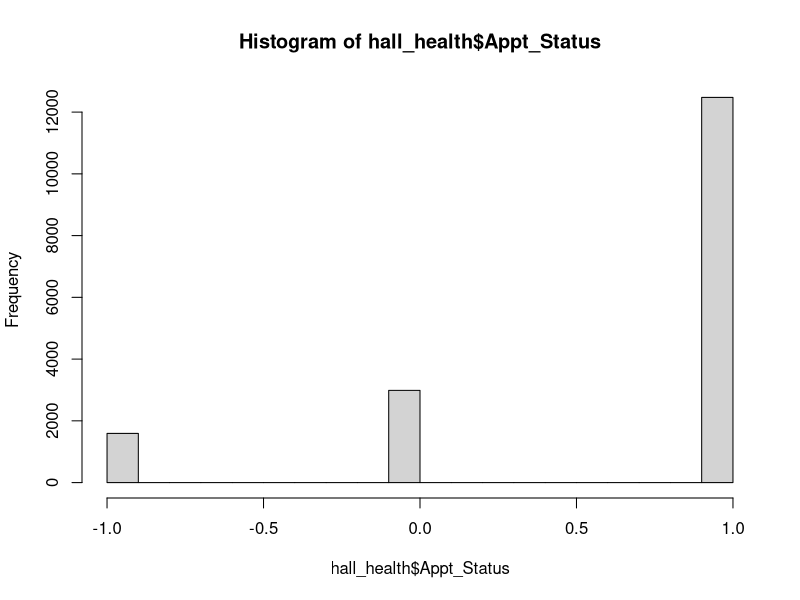
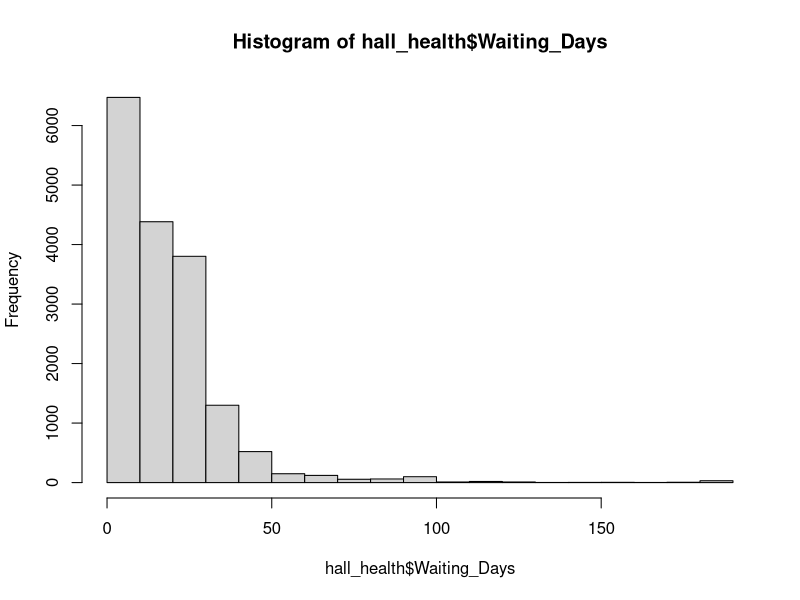
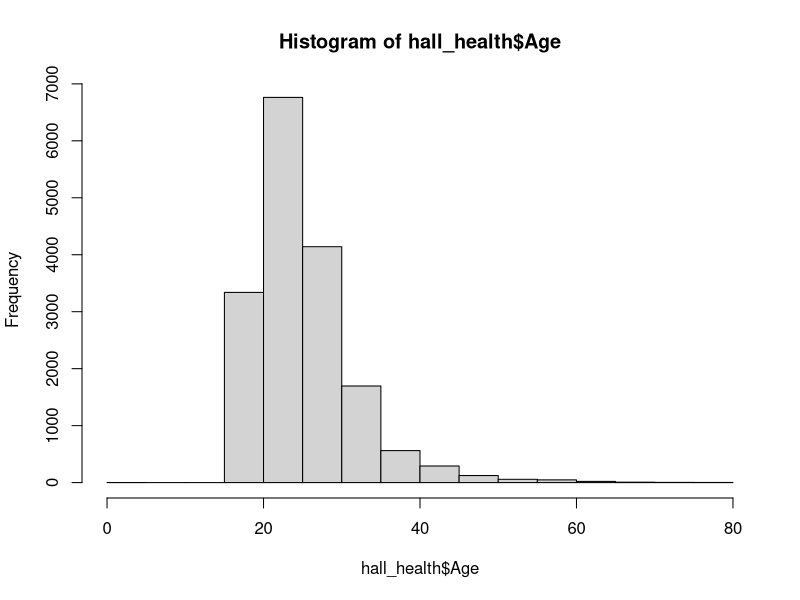

These figures' R source, in order: (Note: this script raises an error after producing the figures.)
library(readxl)
library(dplyr)
hall_health <- read_excel("MHApptData_Fixed.xlsx", col_types = c("numeric", "date", "date", "numeric", "text", "text", "numeric", "numeric", "text", "numeric", "text", "text"))

# change the column names for the convenience

hall_health <- hall_health %>%
  rename(PT_ID = `Pt ID`, 
         Appt_Date = `Appt Date`,
         Appt_Time = `Appt Time`, 
         Appt_Status = `Appt Status`,
         Appt_Type = `Appt Type`, 
         Waiting_Days  = `Lead Days`)
  
mutate(hall_health, Appt_Date = as.Date(Appt_Date), Appt_Time = as.character(Appt_Time))
         
time_distribution <- table(hall_health$Appt_Time)


# see visualization of the hall health data
table(hall_health$Sex)
table(hall_health$Age)
table(hall_health$Appt_Status)
table(hall_health$Waiting_Days)

hist(hall_health$Appt_Status)
hist(hall_health$Waiting_Days)
hist(hall_health$Age)

# set the no show ratio
no_show_ratio = sum(hall_health$Appt_Status == -1) / length(hall_health$Appt_Status)

# function to create no show/show based on given waiting days
# min: minimum waiting day, max: maximum waiting day
appt_status_days <- function(min, max) {
  temp <- hall_health %>%
    filter(Waiting_Days <= max, Waiting_Days > min) %>%
    select(Appt_Status)
  table(temp)
}

# no show/show based on waiting days
appt_status_days(0, 7)
appt_status_days(7, 14)
appt_status_days(14, 21)
appt_status_days(21, 28)
appt_status_days(28, 1000)

# no show/show based on sex
table(hall_health$Appt_Status[sex == "Female"])
table(hall_health$Appt_Status[sex == "Male"])

# no show/show based on age
appt_status_age <- function(min, max) {
  temp <- hall_health %>%
    filter(Age < max, Age >= min) %>%
    select(Appt_Status)
  table(temp)
}

# undergrad students
appt_status_age(0, 23)
# grad students (or mid 20s)
appt_status_age(23, 27)
# grad students (or late 20s to early 30s)
appt_status_age(27, 32)
# late grad students and professors and other alumni 
appt_status_age(32, 100)


# mainly due to weird time handling on  Excel
#times<-c("1899-12-31 08:00:00","1899-12-31 08:30:00","1899-12-31 09:00:00", "1899-12-31 09:30:00","1899-12-31 10:00:00", "1899-12-31 10:30:00","1899-12-31 11:00:00","1899-12-31 11:30:00","1899-12-31 12:00:00","1899-12-31 12:30:00","1899-12-31 13:00:00","1899-12-31 13:30:00","1899-12-31 14:00:00","1899-12-31 14:30:00","1899-12-31 15:00:00","1899-12-31 15:30:00","1899-12-31 16:00:00","1899-12-31 16:30:00","1899-12-31 17:00:00")
times<-c("1899-12-31 00:00:00","1899-12-31 00:30:00","1899-12-31 01:00:00", "1899-12-31 01:30:00","1899-12-31 02:00:00", "1899-12-31 02:30:00","1899-12-31 03:00:00","1899-12-31 03:30:00","1899-12-31 04:00:00","1899-12-31 04:30:00","1899-12-31 05:00:00","1899-12-31 05:30:00","1899-12-31 06:00:00","1899-12-31 06:30:00","1899-12-31 07:00:00","1899-12-31 07:30:00","1899-12-31 08:00:00","1899-12-31 08:30:00","1899-12-31 09:00:00")


# no show rate based on time
no_show_time = 1:19
show_time = 1:19
x = 1:19
for (i in 1:19) {
  temp_table <- table(filter(hall_health, Appt_Time == times[i]) %>%
                        select(Appt_Status))
  show_time[i] <- temp_table[3]
  no_show_time[i] <- temp_table[1]
  x[i] <- no_show_time[i] / (no_show_time[i] + show_time[i])
}

plot(no_show_time, type = "b", ylim = c(0, 1200))
lines(show_time, type = "b", col = "red")

plot(x, type = "b")

sum(no_show_time[1:5]) / (sum(no_show_time[1:5]) + sum(show_time[1:5]))
sum(no_show_time[6:19]) / (sum(no_show_time[6:19]) + sum(show_time[6:19]))

# to see if the patient comes back after no show
# one_missing patients are the ones who missed appointment once but later come back just fine
# no show no return is the one who never comes back after no show
# one_time patients are the one who visits just once
# good patients are the ones who never missed on repeated visits
uniqueness1 <- table(hall_health$PT_ID)
number <- table(uniqueness1)
uniqueness2 <- table(hall_health$PT_ID[Appt_Status == -1])
no_show_numbers <- table(uniqueness2)

no_show_no_return = 0
good_patients = 0
repeated_patients = 0
one_time_patients = 0
one_missing_patients = 0

for (b in unique(hall_health$PT_ID)) {
  a = toString(b)
  array = uniqueness1[a]
  if (array == 1) {
    if (hall_health$Appt_Status[hall_health$PT_ID == a] == -1) {
      no_show_no_return = no_show_no_return + 1
    } else {
      one_time_patients = one_time_patients + 1
    }
  }
  else if (array > 1) {
    numb = sum(hall_health$Appt_Status[hall_health$PT_ID == a] == -1)
    if (numb  == 0) {
      good_patients = good_patients + 1
    } else if (numb == 1) {
      one_missing_patients = one_missing_patients + 1
    } else {
      repeated_patients = repeated_patients + 1
    }
  }
}

number
no_show_no_return + one_time_patients
good_patients
repeated_patients
one_missing_patients


length(unique(hall_health$PT_ID))
length(hall_health$PT_ID[hall_health$Appt_Status == -1])
length(unique(hall_health$PT_ID[hall_health$Appt_Status == -1]))
plot(number)


# no show rates based on appointment dates and time
mean(table(hall_health$Appt_Date))
sd(table(hall_health$Appt_Date))
dates = sort(unique(hall_health$Appt_Date))
total_show_data = matrix(0, 19, length(dates))
total_no_show_data = matrix(0, 19, length(dates))
curr_date = 1

for (day in dates) {
  for (time in 1:19) {
    data_date_time = hall_health$Appt_Status[hall_health$Appt_Date == day & hall_health$Appt_Time == times[time]]
    no_show_date_time = 0
    show_date_time = 0
    if (length(data_date_time) > 0) {
      no_show_date_time = sum(data_date_time == -1)
      show_date_time = sum(data_date_time == 1)
    }
    total_show_data[time, curr_date] = show_date_time
    total_no_show_data[time, curr_date] = no_show_date_time
  }
  curr_date = curr_date + 1
}

total_percentage = total_no_show_data / (total_no_show_data + total_show_data)

# find the hours-based average no show rate
means_no_show_hours = 1:19
means_show_hours = 1:19
for (i in 1:19) {
  means_no_show_hours[i] = mean(total_no_show_data[i,])
  means_show_hours[i] = mean(total_show_data[i,])
}
plot(means_no_show_hours, type = "b", ylim = c(0,4))
lines(means_show_hours, type = "b", col = 2)
means_percentage_hours = means_no_show_hours / (means_no_show_hours + means_show_hours)
plot(means_percentage_hours, type = "b")

# find the days-based average no show rate
means_no_show_days = 1:273
means_show_days = 1:273
for (i in 1:273) {
  means_no_show_days[i] = mean(total_no_show_data[1:19,i])
  means_show_days[i] = mean(total_show_data[1:19,i])
}
plot(means_no_show_days, type = "l", ylim = c(0,4))
lines(means_show_days, type = "l", col = 2)
means_percentage_days = means_no_show_days / (means_no_show_days + means_show_days)
plot(means_percentage_days, type = "l")
abline(no_show_ratio, 0, col = 2)
abline(no_show_ratio + sd(means_percentage_days), 0, col = 3)
abline(no_show_ratio - sd(means_percentage_days), 0, col = 4)

means_no_show_peak = 1:273
means_show_peak = 1:273
means_no_show_non = 1:273
means_show_non = 1:273
for (i in 1:273) {
  means_no_show_peak[i] = mean(total_no_show_data[1:5,i])
  means_show_peak[i] = mean(total_show_data[1:5,i])
  means_no_show_non[i] = mean(total_no_show_data[6:19,i])
  means_show_non[i] = mean(total_show_data[6:19,i])
  
}
means_percentage_peak = means_no_show_peak / (means_no_show_peak + means_show_peak)
means_percentage_non = means_no_show_non / (means_no_show_non + means_show_non)

peak_mean = mean(means_percentage_peak, na.rm=TRUE)
non_mean = mean(means_percentage_non, na.rm=TRUE)

plot(means_percentage_peak, type = "l")
lines(means_percentage_non, type = "l", col = 2)
abline(peak_mean, 0, col = 3)
abline(non_mean, 0, col = 4)


# find the no show rates after the fee introduced
uniqueness_fee <- table(hall_health$PT_ID[hall_health$Appt_Date %in% dates[235:273]])
number_fee <- table(uniqueness_fee)
uniqueness2_fee <- table(hall_health$PT_ID[hall_health$Appt_Date %in% dates[235:273] & hall_health$Appt_Status == -1])
no_show_numbers_fee <- table(uniqueness2_fee)
no_show_no_return_fee = 0
good_patients_fee = 0
repeated_patients_fee = 0
one_time_patients_fee = 0
one_missing_patients_fee = 0

for (b in unique(hall_health$PT_ID[hall_health$Appt_Date %in% dates[235:273]])) {
  a = toString(b)
  array = uniqueness_fee[a]
  if (array == 1) {
    if (hall_health$Appt_Status[hall_health$PT_ID == a & hall_health$Appt_Date %in% dates[235:273]] == -1) {
      no_show_no_return_fee = no_show_no_return_fee + 1
    } else {
      one_time_patients_fee = one_time_patients_fee + 1
    }
  }
  else if (array > 1) {
    numb = sum(hall_health$Appt_Status[PT_ID == a & hall_health$Appt_Date %in% dates[235:273]] == -1)
    if (numb  == 0) {
      good_patients_fee = good_patients_fee + 1
    } else if (numb == 1) {
      one_missing_patients_fee = one_missing_patients_fee + 1
    } else {
      repeated_patients_fee = repeated_patients_fee + 1
    }
  }
}

number_fee
no_show_no_return_fee + one_time_patients_fee
good_patients_fee
repeated_patients_fee
one_missing_patients_fee

# compare the no show rate data after the fee introduced with the ones before
uniqueness_fee_before <- table(hall_health$PT_ID[hall_health$Appt_Date %in% dates[1:234]])
number_fee_before <- table(uniqueness_fee_before)
uniqueness2_fee_before <- table(hall_health$PT_ID[hall_health$Appt_Date %in% dates[1:234] & hall_health$Appt_Status == -1])
no_show_numbers_fee_before <- table(uniqueness2_fee_before)
no_show_no_return_fee_before = 0
good_patients_fee_before = 0
repeated_patients_fee_before = 0
one_time_patients_fee_before = 0
one_missing_patients_fee_before = 0

for (b in unique(hall_health$PT_ID[hall_health$Appt_Date %in% dates[1:234]])) {
  a = toString(b)
  array = uniqueness_fee_before[a]
  if (array == 1) {
    if (hall_health$Appt_Status[hall_health$PT_ID == a & hall_health$Appt_Date %in% dates[1:234]] == -1) {
      no_show_no_return_fee_before = no_show_no_return_fee_before + 1
    } else {
      one_time_patients_fee_before = one_time_patients_fee_before + 1
    }
  }
  else if (array > 1) {
    numb = sum(hall_health$Appt_Status[hall_health$PT_ID == a & hall_health$Appt_Date %in% dates[1:234]] == -1)
    if (numb  == 0) {
      good_patients_fee_before = good_patients_fee_before + 1
    } else if (numb == 1) {
      one_missing_patients_fee_before = one_missing_patients_fee_before + 1
    } else {
      repeated_patients_fee_before = repeated_patients_fee_before + 1
    }
  }
}

number_fee_before
no_show_no_return_fee_before + one_time_patients_fee_before
good_patients_fee_before
repeated_patients_fee_before
one_missing_patients_fee_before


total_data <- total_no_show_data + total_show_data
max(total_data)

hist(Waiting_Days, breaks = 100)

# misc codes
sd(table(hall_health$Appt_Date[hall_health$Appt_Time <= times[10]])) 
sd(table(hall_health$Appt_Date[hall_health$Appt_Time > times[10]]))

hist(hall_health$Appt_Date[hall_health$Appt_Time <= times[10]], breaks = 100)
hist(hall_health$Appt_Date[hall_health$Appt_Time > times[10]], breaks = 100)

table(hall_health$Appt_Time[hall_health$Appt_Time <= times[10]]) 
table(hall_health$Appt_Time[hall_health$Appt_Time > times[10]]) 

table(hall_health$Appt_Status[hall_health$Appt_Date > dates[235]])
table(hall_health$Appt_Status)

facts <- as.factor(hall_health$Appt_Status)

hist(hall_health$Appt_Status, breaks = c(-1.5, -0.5, 0.5, 1.5), main = "no show status of each patients")

table(hall_health$Appt_Type)

length(hall_health$Waiting_Days[hall_health$Waiting_Days<=7]) / length(hall_health$Waiting_Days)
length(hall_health$Waiting_Days[hall_health$Waiting_Days<=7])
sum(table(hall_health$Appt_Status[hall_health$Waiting_Days<=7])[1:2]) / length(hall_health$Waiting_Days[hall_health$Waiting_Days<=7]) 

length(hall_health$Waiting_Days[hall_health$Waiting_Days<=14 & hall_health$Waiting_Days > 7]) / length(hall_health$Waiting_Days)
length(hall_health$Waiting_Days[hall_health$Waiting_Days<=14 & hall_health$Waiting_Days > 7])
sum(table(hall_health$Appt_Status[hall_health$Waiting_Days<=14 & Waiting_Days > 7])[1:2]) / length(Waiting_Days[Waiting_Days<=14 & Waiting_Days > 7]) 

length(Waiting_Days[Waiting_Days<=21 & Waiting_Days > 14]) / length(Waiting_Days)
length(Waiting_Days[Waiting_Days<=21 & Waiting_Days > 14])
sum(table(Appt_Status[Waiting_Days<=21 & Waiting_Days > 14])[1:2]) / length(Waiting_Days[Waiting_Days<=21 & Waiting_Days > 14])

length(Waiting_Days[Waiting_Days<=28 & Waiting_Days > 21]) / length(Waiting_Days)
length(Waiting_Days[Waiting_Days<=28 & Waiting_Days > 21])
sum(table(Appt_Status[Waiting_Days<=28 & Waiting_Days > 21])[1:2]) / length(Waiting_Days[Waiting_Days<=28 & Waiting_Days > 21])


length(Waiting_Days[Waiting_Days>28]) / length(Waiting_Days)
length(Waiting_Days[Waiting_Days>28])
sum(table(Appt_Status[Waiting_Days>28])[1:2]) / length(Waiting_Days[Waiting_Days>28]) 

